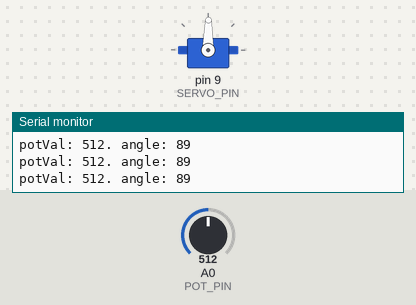
The sketch below on a simulated Arduino Uno, built with avr-gcc and run on an emulated ATmega328P. Shown: servo, the last lines printed to the serial monitor. The inputs (shaded band) are chosen by the test bench; at power-on: A0 (POT_PIN) = 512.

Above: at 1.2 s.
1.3 s: A0 (POT_PIN) set to 564
At 2.7 s:
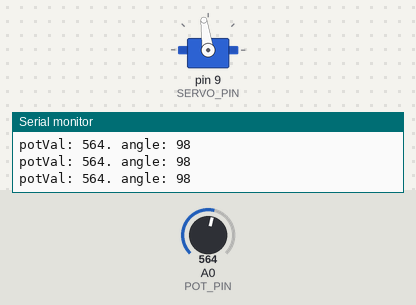
4.3 s: A0 (POT_PIN) set to 584
At 4.8 s:
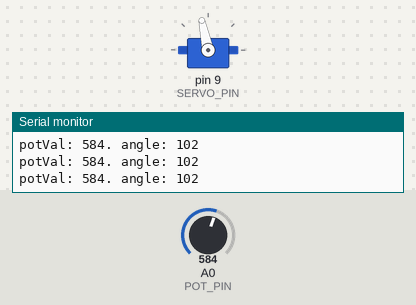
5.8 s: A0 (POT_PIN) set to 306
At 6.2 s:
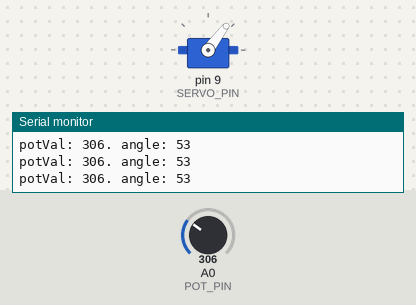
7.3 s: A0 (POT_PIN) set to 716
At 8.5 s:
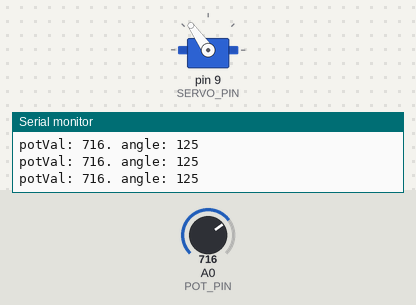
8.8 s: A0 (POT_PIN) set to 0
At 10.0 s:
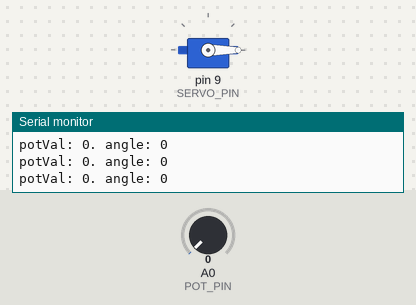
10.3 s: A0 (POT_PIN) set to 8
At 11.5 s:
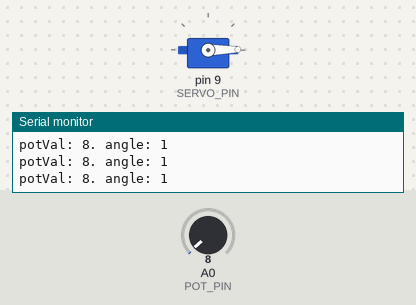
13.3 s: A0 (POT_PIN) set to 11
Timing chart, 0 to 16.3 s (numbered marks = the images above; inputs shaded):
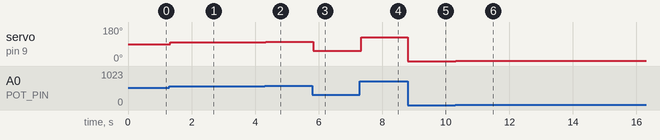

Measured:
- after the input at 1.3 s, servo on pin 9 (SERVO_PIN): 89° → 98° at once
- after the input at 4.3 s, servo on pin 9 (SERVO_PIN): 98° → 102° at once
- after the input at 5.8 s, servo on pin 9 (SERVO_PIN): 102° → 53° at once
- after the input at 7.3 s, servo on pin 9 (SERVO_PIN): 53° → 125° at once
- after the input at 8.8 s, servo on pin 9 (SERVO_PIN): 125° → 0° at once
- after the input at 10.3 s, servo on pin 9 (SERVO_PIN): 0° → 1° at once

The sketch:

mood_cue.ino
```cpp
#include <Servo.h>

Servo myServo;

int const POT_PIN = A0;
int const SERVO_PIN = 9;

int potVal;
int angle;

void setup() {
  myServo.attach(SERVO_PIN);

  Serial.begin(9600);
}

void loop() {
  potVal = analogRead(POT_PIN);
  Serial.print("potVal: ");
  Serial.print(potVal);
  angle = map(potVal, 0, 1023, 0, 179);
  Serial.print(". angle: ");
  Serial.println(angle);

  myServo.write(angle);
  delay(15); // let servo move to new position
}
```
